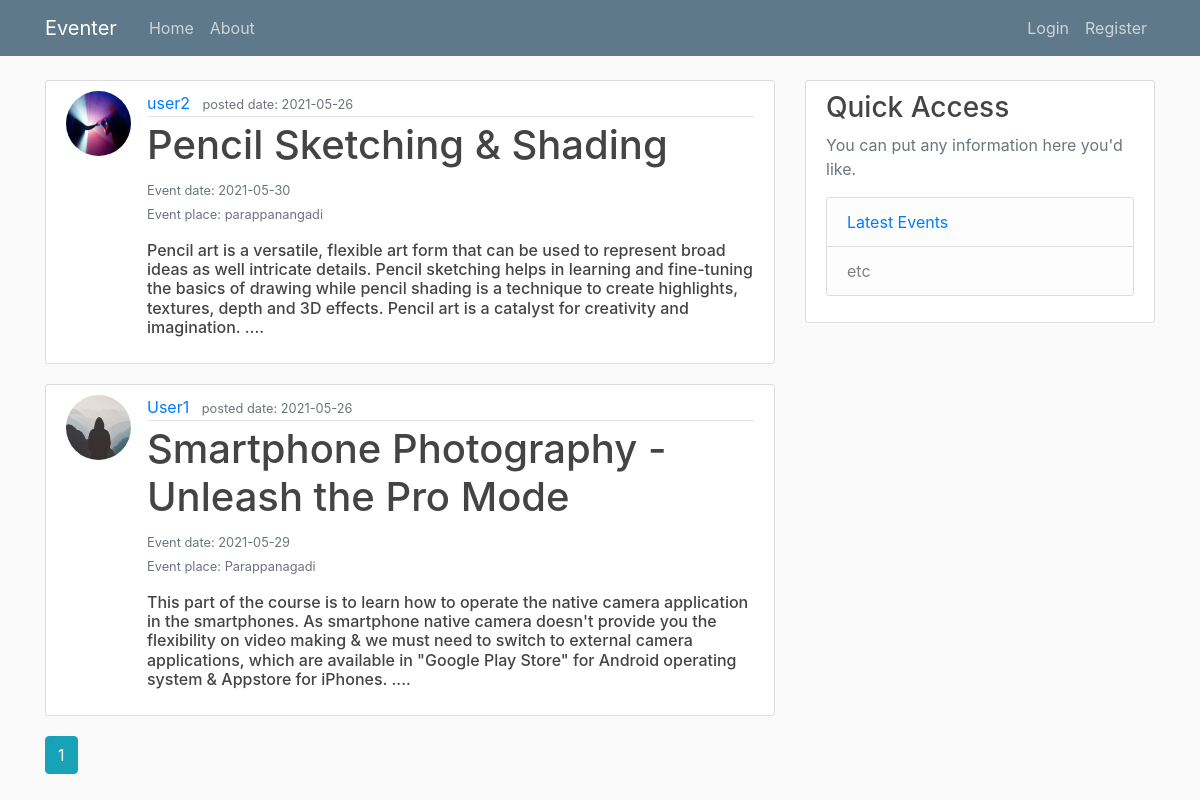
The page /home on the database its author committed.
### project/models.py (models this page shows, shortened)
class Event(db.Model):
    id = db.Column(db.Integer,primary_key=True)
    user_id = db.Column(db.Integer,db.ForeignKey('user.id'),nullable=False)
    title = db.Column(db.String(50),nullable=False)
    date_posted = db.Column(db.DateTime,nullable=False,default=datetime.utcnow)
    event_date = db.Column(db.DateTime,nullable=False)
    state = db.Column(db.String(20),nullable=False)
    city = db.Column(db.String(20),nullable=False)
    place = db.Column(db.String(50),nullable=False)
    category = db.Column(db.String(50),nullable=False)
    seat = db.Column(db.Integer)
    description = db.Column(db.Text,nullable=False)

class User(db.Model,UserMixin):
    id = db.Column(db.Integer, primary_key=True)
    username = db.Column(db.String(20),unique=True,nullable=False)
    email = db.Column(db.String(50),unique=True,nullable=False)
    image_file = db.Column(db.String(120),nullable=False,default='default.jpg')
    password_hash = db.Column(db.String(160),nullable=False)
    email_varified = db.Column(db.Boolean, nullable=False, default=False)
    events = db.relationship('Event',backref='author',lazy=True)
    participated_events = db.relationship(
            'Event',secondary=participated_events, backref='participents', lazy=True)

### project/main/views.py (the view)
@main.route('/')
@main.route('/home')
def home():
    page = request.args.get('page',1,type=int)
    event = Event.query.order_by(Event.date_posted.desc()).paginate(per_page=5,page=page)
    return render_template('home.html',events=event)

### project/templates/home.html
{% extends "layout.html" %}
{% block content %}
    {% for event in events.items %}
        <article class="media content-section">
          <img class="rounded-circle article-img" src="{{ url_for('static', filename='profile_pics/' + event.author.image_file) }}">
          <div class="media-body">
            <div class="article-metadata">
              <a class="mr-2" href="{{ url_for('events.user_events', username=event.author.username) }}">{{ event.author.username }}</a>
              <small class="text-muted">posted date: {{ event.date_posted.strftime('%Y-%m-%d') }}</small>
            </div>
            <h1><a class="article-title" href="{{ url_for('events.event', event_id=event.id) }}">{{ event.title }}</a></h1>
             <small class="text-muted">Event date: {{ event.event_date.strftime('%Y-%m-%d') }}</small>
             <br>
             <small class="text-muted">Event place: {{ event.place }}</small>
            <p class="article-content"><h6>{{ event.description[:400] }} ....</h6></p>
          </div>
        </article>
    {% endfor %}
    {% for page_num in events.iter_pages(left_edge=1, right_edge=1, left_current=1, right_current=2) %}
      {% if page_num %}
        {% if events.page == page_num %}
          <a class="btn btn-info mb-4" href="{{ url_for('main.home', page=page_num) }}">{{ page_num }}</a>
        {% else %}
          <a class="btn btn-outline-info mb-4" href="{{ url_for('main.home', page=page_num) }}">{{ page_num }}</a>
        {% endif %}
      {% else %}
        ...
      {% endif %}
    {% endfor %}
{% endblock content %}

### project/templates/layout.html (shortened to what this page needs)
<!DOCTYPE html>
<html>
<head>
    <link rel="stylesheet" href="https://maxcdn.bootstrapcdn.com/bootstrap/4.0.0/css/bootstrap.min.css">
    <link rel="stylesheet" type="text/css" href="{{ url_for('static', filename='main.css') }}">
</head>
<body>
    <header class="site-header">
      <nav class="navbar navbar-expand-md navbar-dark bg-steel fixed-top">
        <div class="container">
          <a class="navbar-brand mr-4" href="/">Eventer</a>
          <div class="collapse navbar-collapse" id="navbarToggle">
            <div class="navbar-nav mr-auto">
              <a class="nav-item nav-link" href="{{ url_for('main.home') }}">Home</a>
              <a class="nav-item nav-link" href="{{ url_for('main.about') }}">About</a>
            </div>
            <div class="navbar-nav">
            	{% if current_user.is_authenticated %}
            	<a class="nav-item nav-link" href="{{url_for('events.new_event')}}">New event</a>
            	<a class="nav-item nav-link" href="{{url_for('users.account')}}">{{current_user.username}}</a>
            	<a class="nav-item nav-link" href="{{url_for('users.logout')}}">Logout</a>
              	{% else %}
              <a class="nav-item nav-link" href="{{url_for('users.login')}}">Login</a>
              <a class="nav-item nav-link" href="{{url_for('users.register')}}">Register</a>
            	{% endif %}
            </div>
          </div>
        </div>
      </nav>
    </header>
    <main role="main" class="container">
      <div class="row">
        <div class="col-md-8">
          {% block content %}{% endblock %}
        </div>
        <div class="col-md-4">
          <div class="content-section">
            <h3>Quick Access</h3>
            <p class='text-muted'>You can put any information here you'd like.
              <ul class="list-group">
                <li class="list-group-item list-group-item-light"><a href="{{url_for('main.home')}}">Latest Events</a></li>
                <li class="list-group-item list-group-item-light">etc</li>
              </ul>
            </p>
          </div>
        </div>
      </div>
    </main>
</body>
</html>

### project/static/main.css (style rules this page uses)
body { background: #fafafa; color: #333333; margin-top: 5rem; }
h1, h2, h3, h4, h5, h6 { color: #444444; }
.bg-steel { background-color: #5f788a; }
.site-header .navbar-nav .nav-link { color: #cbd5db; }
.content-section { background: #ffffff; padding: 10px 20px; border: 1px solid #dddddd; border-radius: 3px; margin-bottom: 20px; }
.article-title { color: #444444; }
.article-content { white-space: pre-line; }
.article-img { height: 65px; width: 65px; margin-right: 16px; }
.article-metadata { padding-bottom: 1px; margin-bottom: 4px; border-bottom: 1px solid #e3e3e3 }

### rows shown on the page
Event: image_file (picture), author.username "user2", date_posted "2021-05-26", title "Pencil Sketching & Shading", event_date "2021-05-30", place "parappanangadi", description "Pencil art is a versatile, flexible art form that can be used to represent broad ideas as well intricate details. Pencil sketching helps in learning and fine-tuning the basics of drawing while pencil shading is a technique to create highlights, textures, depth and 3D effects. Pencil art is a catalyst for creativity and imagination."
Event: image_file (picture), author.username "User1", date_posted "2021-05-26", title "Smartphone Photography - Unleash the Pro Mode", event_date "2021-05-29", place "Parappanagadi", description "This part of the course is to learn how to operate the native camera application in the smartphones. As smartphone native camera doesn't provide you the flexibility on video making & we must need to switch to external camera applications, which are available in \"Google Play Store\" for Android operating system & Appstore for iPhones."

### other values the page prints
{{ page_num }} "1"
